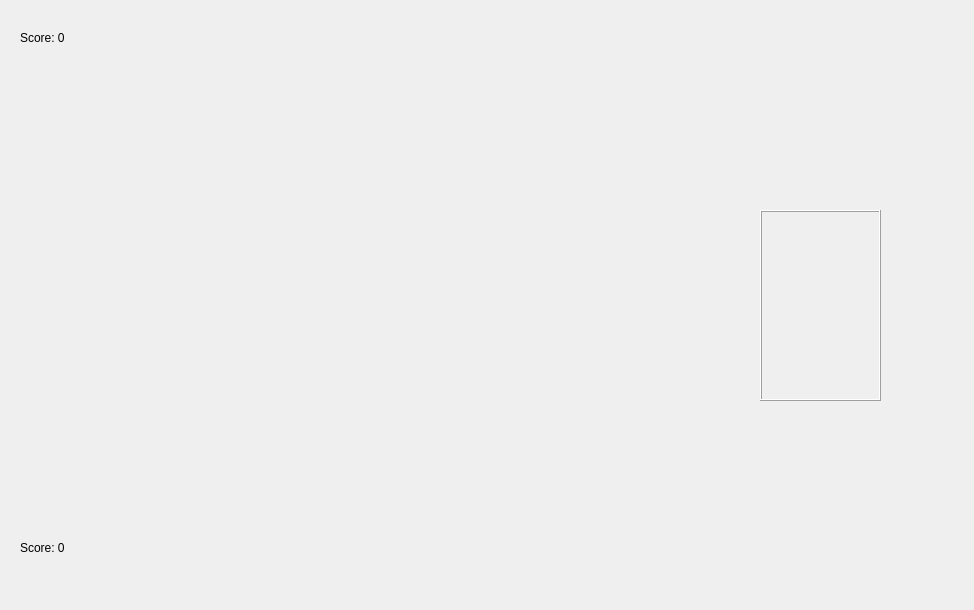
<?xml version="1.0" encoding="UTF-8"?>
<ui version="4.0">
 <class>Game</class>
 <widget class="QWidget" name="Game">
  <property name="geometry">
   <rect>
    <x>0</x>
    <y>0</y>
    <width>974</width>
    <height>610</height>
   </rect>
  </property>
  <property name="windowTitle">
   <string>Moroccan Card Game </string>
  </property>
  <property name="styleSheet">
   <string notr="true"/>
  </property>
  <widget class="QWidget" name="horizontalLayoutWidget">
   <property name="geometry">
    <rect>
     <x>160</x>
     <y>20</y>
     <width>401</width>
     <height>137</height>
    </rect>
   </property>
   <layout class="QHBoxLayout" name="computer">
    <property name="sizeConstraint">
     <enum>QLayout::SetFixedSize</enum>
    </property>
    <item>
     <widget class="QLabel" name="computer1">
      <property name="text">
       <string/>
      </property>
      <property name="pixmap">
       <pixmap>../images/blank.gif</pixmap>
      </property>
     </widget>
    </item>
    <item>
     <widget class="QLabel" name="computer2">
      <property name="text">
       <string/>
      </property>
      <property name="pixmap">
       <pixmap>../images/blank.gif</pixmap>
      </property>
     </widget>
    </item>
    <item>
     <widget class="QLabel" name="computer3">
      <property name="text">
       <string/>
      </property>
      <property name="pixmap">
       <pixmap>../images/blank.gif</pixmap>
      </property>
     </widget>
    </item>
    <item>
     <widget class="QLabel" name="computer4">
      <property name="text">
       <string/>
      </property>
      <property name="pixmap">
       <pixmap>../images/blank.gif</pixmap>
      </property>
     </widget>
    </item>
   </layout>
  </widget>
  <widget class="QWidget" name="horizontalLayoutWidget_2">
   <property name="geometry">
    <rect>
     <x>180</x>
     <y>460</y>
     <width>401</width>
     <height>137</height>
    </rect>
   </property>
   <layout class="QHBoxLayout" name="player">
    <property name="sizeConstraint">
     <enum>QLayout::SetFixedSize</enum>
    </property>
    <item>
     <widget class="ClickableLabel" name="player1">
      <property name="cursor">
       <cursorShape>PointingHandCursor</cursorShape>
      </property>
      <property name="text">
       <string/>
      </property>
      <property name="pixmap">
       <pixmap>../images/blank.gif</pixmap>
      </property>
     </widget>
    </item>
    <item>
     <widget class="ClickableLabel" name="player2">
      <property name="cursor">
       <cursorShape>PointingHandCursor</cursorShape>
      </property>
      <property name="text">
       <string/>
      </property>
      <property name="pixmap">
       <pixmap>../images/blank.gif</pixmap>
      </property>
     </widget>
    </item>
    <item>
     <widget class="ClickableLabel" name="player3">
      <property name="cursor">
       <cursorShape>PointingHandCursor</cursorShape>
      </property>
      <property name="text">
       <string/>
      </property>
      <property name="pixmap">
       <pixmap>../images/blank.gif</pixmap>
      </property>
     </widget>
    </item>
    <item>
     <widget class="ClickableLabel" name="player4">
      <property name="cursor">
       <cursorShape>PointingHandCursor</cursorShape>
      </property>
      <property name="text">
       <string/>
      </property>
      <property name="pixmap">
       <pixmap>../images/blank.gif</pixmap>
      </property>
     </widget>
    </item>
   </layout>
  </widget>
  <widget class="QFrame" name="deck">
   <property name="geometry">
    <rect>
     <x>760</x>
     <y>210</y>
     <width>121</width>
     <height>191</height>
    </rect>
   </property>
   <property name="cursor">
    <cursorShape>CrossCursor</cursorShape>
   </property>
   <property name="styleSheet">
    <string notr="true">image: url(:/new/prefix1/back.gif);</string>
   </property>
   <property name="frameShape">
    <enum>QFrame::Box</enum>
   </property>
   <property name="frameShadow">
    <enum>QFrame::Raised</enum>
   </property>
   <widget class="QLabel" name="label_11">
    <property name="geometry">
     <rect>
      <x>0</x>
      <y>-20</y>
      <width>121</width>
      <height>221</height>
     </rect>
    </property>
    <property name="text">
     <string/>
    </property>
    <property name="pixmap">
     <pixmap>../images/back.gif</pixmap>
    </property>
   </widget>
   <widget class="ClickableLabel" name="fillLabel">
    <property name="geometry">
     <rect>
      <x>-10</x>
      <y>10</y>
      <width>141</width>
      <height>171</height>
     </rect>
    </property>
    <property name="text">
     <string/>
    </property>
    <property name="pixmap">
     <pixmap>../images/back.gif</pixmap>
    </property>
   </widget>
  </widget>
  <widget class="QLabel" name="playArea1">
   <property name="geometry">
    <rect>
     <x>40</x>
     <y>170</y>
     <width>91</width>
     <height>135</height>
    </rect>
   </property>
   <property name="text">
    <string/>
   </property>
   <property name="pixmap">
    <pixmap>../images/blank.gif</pixmap>
   </property>
  </widget>
  <widget class="QLabel" name="playArea2">
   <property name="geometry">
    <rect>
     <x>150</x>
     <y>170</y>
     <width>95</width>
     <height>135</height>
    </rect>
   </property>
   <property name="text">
    <string/>
   </property>
   <property name="pixmap">
    <pixmap>../images/blank.gif</pixmap>
   </property>
  </widget>
  <widget class="QLabel" name="playArea3">
   <property name="geometry">
    <rect>
     <x>260</x>
     <y>170</y>
     <width>95</width>
     <height>135</height>
    </rect>
   </property>
   <property name="text">
    <string/>
   </property>
   <property name="pixmap">
    <pixmap>../images/blank.gif</pixmap>
   </property>
  </widget>
  <widget class="QLabel" name="playArea4">
   <property name="geometry">
    <rect>
     <x>370</x>
     <y>170</y>
     <width>95</width>
     <height>135</height>
    </rect>
   </property>
   <property name="text">
    <string/>
   </property>
   <property name="pixmap">
    <pixmap>../images/blank.gif</pixmap>
   </property>
  </widget>
  <widget class="QLabel" name="playArea5">
   <property name="geometry">
    <rect>
     <x>480</x>
     <y>170</y>
     <width>95</width>
     <height>135</height>
    </rect>
   </property>
   <property name="text">
    <string/>
   </property>
   <property name="pixmap">
    <pixmap>../images/blank.gif</pixmap>
   </property>
  </widget>
  <widget class="QLabel" name="playArea7">
   <property name="geometry">
    <rect>
     <x>50</x>
     <y>230</y>
     <width>95</width>
     <height>135</height>
    </rect>
   </property>
   <property name="text">
    <string/>
   </property>
   <property name="pixmap">
    <pixmap>../images/blank.gif</pixmap>
   </property>
  </widget>
  <widget class="QLabel" name="playArea8">
   <property name="geometry">
    <rect>
     <x>160</x>
     <y>230</y>
     <width>95</width>
     <height>135</height>
    </rect>
   </property>
   <property name="text">
    <string/>
   </property>
   <property name="pixmap">
    <pixmap>../images/blank.gif</pixmap>
   </property>
  </widget>
  <widget class="QLabel" name="playArea9">
   <property name="geometry">
    <rect>
     <x>270</x>
     <y>230</y>
     <width>95</width>
     <height>135</height>
    </rect>
   </property>
   <property name="text">
    <string/>
   </property>
   <property name="pixmap">
    <pixmap>../images/blank.gif</pixmap>
   </property>
  </widget>
  <widget class="QLabel" name="playArea9_2">
   <property name="geometry">
    <rect>
     <x>380</x>
     <y>230</y>
     <width>95</width>
     <height>135</height>
    </rect>
   </property>
   <property name="text">
    <string/>
   </property>
   <property name="pixmap">
    <pixmap>../images/blank.gif</pixmap>
   </property>
  </widget>
  <widget class="QLabel" name="playArea10">
   <property name="geometry">
    <rect>
     <x>490</x>
     <y>230</y>
     <width>95</width>
     <height>135</height>
    </rect>
   </property>
   <property name="text">
    <string/>
   </property>
   <property name="pixmap">
    <pixmap>../images/blank.gif</pixmap>
   </property>
  </widget>
  <widget class="QLabel" name="playArea6">
   <property name="geometry">
    <rect>
     <x>590</x>
     <y>170</y>
     <width>95</width>
     <height>135</height>
    </rect>
   </property>
   <property name="text">
    <string/>
   </property>
   <property name="pixmap">
    <pixmap>../images/blank.gif</pixmap>
   </property>
  </widget>
  <widget class="QLabel" name="playArea11">
   <property name="geometry">
    <rect>
     <x>600</x>
     <y>230</y>
     <width>95</width>
     <height>135</height>
    </rect>
   </property>
   <property name="text">
    <string/>
   </property>
   <property name="pixmap">
    <pixmap>../images/blank.gif</pixmap>
   </property>
  </widget>
  <widget class="QLabel" name="computerScoreLabel">
   <property name="geometry">
    <rect>
     <x>20</x>
     <y>30</y>
     <width>49</width>
     <height>16</height>
    </rect>
   </property>
   <property name="text">
    <string>Score: 0</string>
   </property>
  </widget>
  <widget class="QLabel" name="scoreLabel">
   <property name="geometry">
    <rect>
     <x>20</x>
     <y>540</y>
     <width>91</width>
     <height>16</height>
    </rect>
   </property>
   <property name="text">
    <string>Score: 0</string>
   </property>
  </widget>
  <widget class="QLabel" name="playArea15">
   <property name="geometry">
    <rect>
     <x>390</x>
     <y>300</y>
     <width>95</width>
     <height>135</height>
    </rect>
   </property>
   <property name="text">
    <string/>
   </property>
   <property name="pixmap">
    <pixmap>../images/blank.gif</pixmap>
   </property>
  </widget>
  <widget class="QLabel" name="playArea14">
   <property name="geometry">
    <rect>
     <x>280</x>
     <y>300</y>
     <width>95</width>
     <height>135</height>
    </rect>
   </property>
   <property name="text">
    <string/>
   </property>
   <property name="pixmap">
    <pixmap>../images/blank.gif</pixmap>
   </property>
  </widget>
  <widget class="QLabel" name="playArea17">
   <property name="geometry">
    <rect>
     <x>610</x>
     <y>300</y>
     <width>95</width>
     <height>135</height>
    </rect>
   </property>
   <property name="text">
    <string/>
   </property>
   <property name="pixmap">
    <pixmap>../images/blank.gif</pixmap>
   </property>
  </widget>
  <widget class="QLabel" name="playArea12">
   <property name="geometry">
    <rect>
     <x>60</x>
     <y>300</y>
     <width>95</width>
     <height>135</height>
    </rect>
   </property>
   <property name="text">
    <string/>
   </property>
   <property name="pixmap">
    <pixmap>../images/blank.gif</pixmap>
   </property>
  </widget>
  <widget class="QLabel" name="playArea13">
   <property name="geometry">
    <rect>
     <x>170</x>
     <y>300</y>
     <width>95</width>
     <height>135</height>
    </rect>
   </property>
   <property name="text">
    <string/>
   </property>
   <property name="pixmap">
    <pixmap>../images/blank.gif</pixmap>
   </property>
  </widget>
  <widget class="QLabel" name="playArea16">
   <property name="geometry">
    <rect>
     <x>500</x>
     <y>300</y>
     <width>95</width>
     <height>135</height>
    </rect>
   </property>
   <property name="text">
    <string/>
   </property>
   <property name="pixmap">
    <pixmap>../images/blank.gif</pixmap>
   </property>
  </widget>
 </widget>
 <customwidgets>
  <customwidget>
   <class>ClickableLabel</class>
   <extends>QLabel</extends>
   <header location="global">clickablelabel.h</header>
  </customwidget>
 </customwidgets>
 <resources/>
 <connections/>
</ui>
